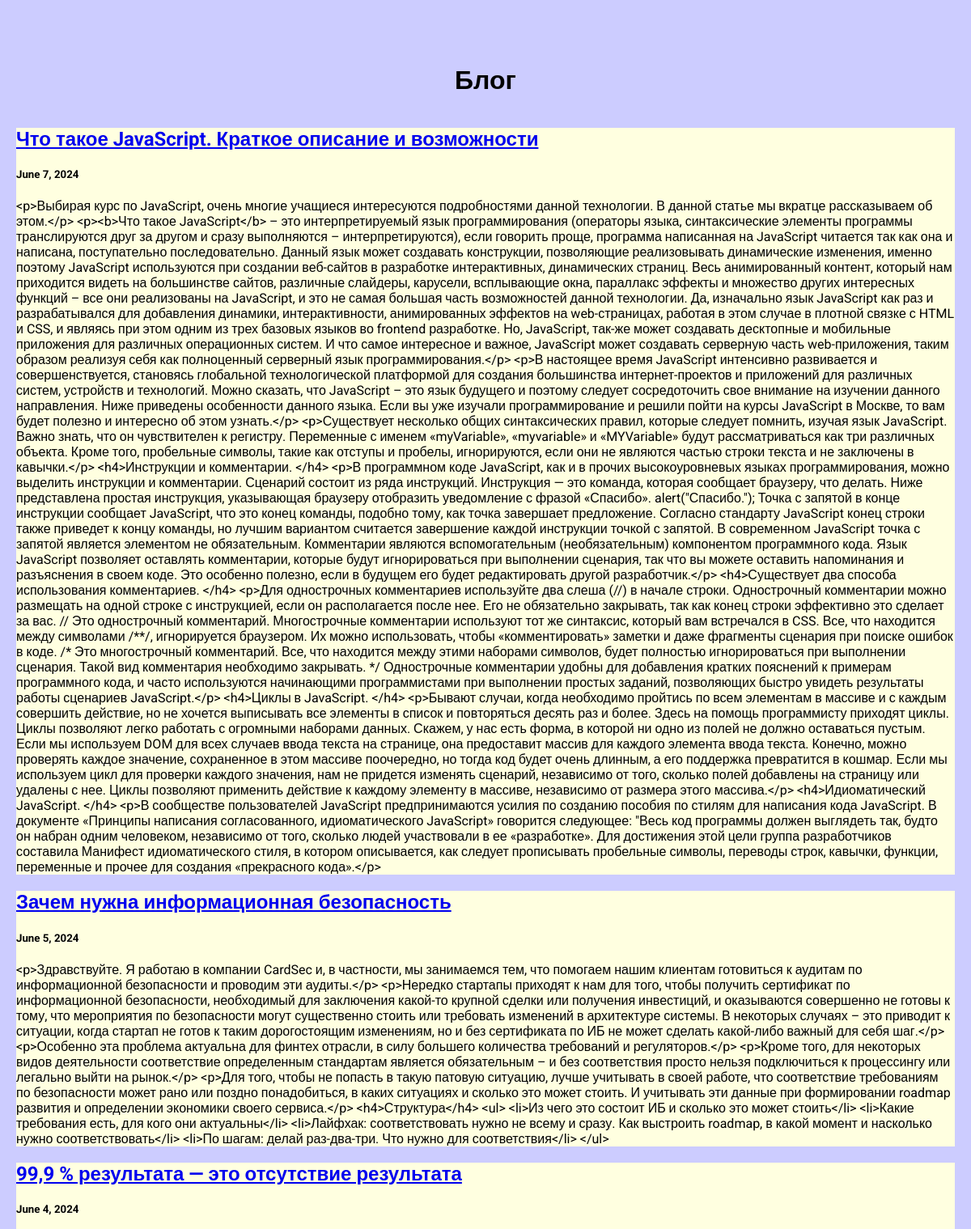
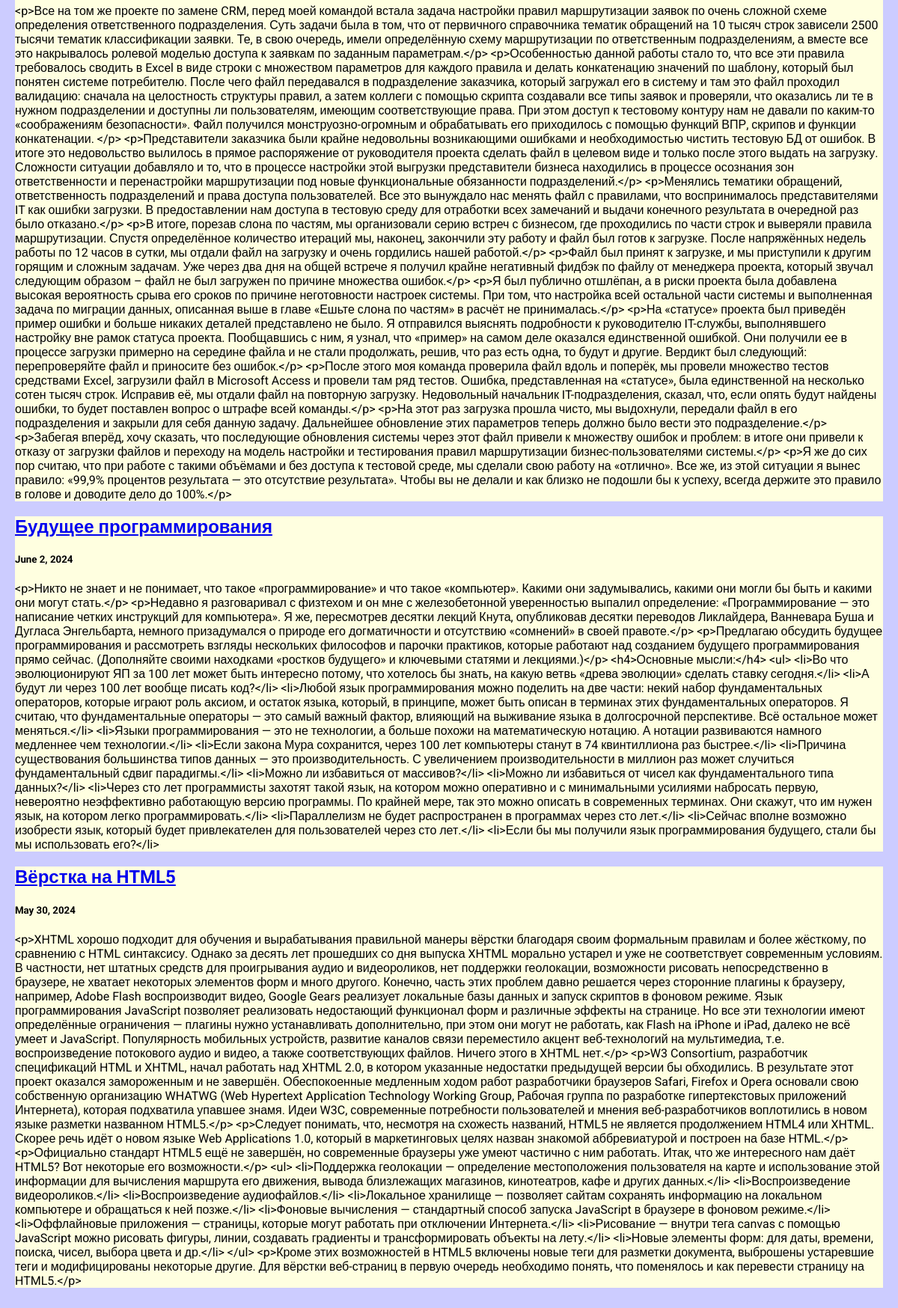
Screenshot of /blog/ with the database file from the repository (2 pictures, top to bottom).
### blog/models.py (models this page shows, shortened)
class Blog(models.Model):
    title = models.CharField(max_length=200)
    description = models.TextField()
    date = models.DateField()

### blog/views.py (the view)
# urls.py: path('', views.blogs, name="blogs"),
def blogs(request):
    blogs = Blog.objects.order_by('-date')
    return render(request, 'blog/blogs.html', {'blogs': blogs})

### blog/templates/blog/blogs.html
{%extends 'skills/base.html'%}
{%block content%}
<h1>Блог</h1>
{%for blog in blogs%}
<div class="element">
    <h2 class="top"><a href="{%url 'detail' blog.id%}">{{blog.title}}</a></h2>
    <div class="blog_text">
        <h5>{{blog.date}}</h5>
        <p>{{blog.description}}</p>
    </div>
</div>
{%endfor%}
{%endblock%}

### skills/static/css/style.css (style rules this page uses)
body { background: #CCCCFF; font-family: "Roboto", sans-serif; padding: 0; margin: 0; }
.element, .count { background: lightyellow; border: 6px solod #FFF; margin: 20px 0; }
.content h1 { text-align: center; margin: 60px 0 40px; }

### rows the page displays
Blog: title "Что такое JavaScript. Краткое описание и возможности", date "June 7, 2024", description "<p>Выбирая курс по JavaScript, очень многие учащиеся интересуются подробностями данной технологии. В данной статье мы вкратце рассказываем об этом.</p> <p><b>Что такое JavaScript</b> – это интерпретируемый язык программирования (операторы языка, синтаксические элементы программы транслируются друг за другом и сразу выполняются – интерпретируются), если говорить проще, программа написанная на JavaScript читается так как она и написана, поступательно последовательно. Данный язык может создавать конструкции, позволяющие реализовывать динамические изменения, именно поэтому JavaScript используются при создании веб-сайтов в разработке интерактивных, динамических страниц. Весь анимированный…"
Blog: title "Зачем нужна информационная безопасность", date "June 5, 2024", description "<p>Здравствуйте. Я работаю в компании CardSec и, в частности, мы занимаемся тем, что помогаем нашим клиентам готовиться к аудитам по информационной безопасности и проводим эти аудиты.</p> <p>Нередко стартапы приходят к нам для того, чтобы получить сертификат по информационной безопасности, необходимый для заключения какой-то крупной сделки или получения инвестиций, и оказываются совершенно не готовы к тому, что мероприятия по безопасности могут существенно стоить или требовать изменений в архитектуре системы. В некоторых случаях – это приводит к ситуации, когда стартап не готов к таким дорогостоящим изменениям, но и без сертификата по ИБ не может сделать какой-либо важный для себя шаг.</p>…"
Blog: title "99,9 % результата — это отсутствие результата", date "June 4, 2024", description "<p>Все на том же проекте по замене CRM, перед моей командой встала задача настройки правил маршрутизации заявок по очень сложной схеме определения ответственного подразделения. Суть задачи была в том, что от первичного справочника тематик обращений на 10 тысяч строк зависели 2500 тысячи тематик классификации заявки. Те, в свою очередь, имели определённую схему маршрутизации по ответственным подразделениям, а вместе все это накрывалось ролевой моделью доступа к заявкам по заданным параметрам.</p> <p>Особенностью данной работы стало то, что все эти правила требовалось сводить в Excel в виде строки с множеством параметров для каждого правила и делать конкатенацию значений по шаблону, который…"
Blog: title "Будущее программирования", date "June 2, 2024", description "<p>Никто не знает и не понимает, что такое «программирование» и что такое «компьютер». Какими они задумывались, какими они могли бы быть и какими они могут стать.</p> <p>Недавно я разговаривал с физтехом и он мне с железобетонной уверенностью выпалил определение: «Программирование — это написание четких инструкций для компьютера». Я же, пересмотрев десятки лекций Кнута, опубликовав десятки переводов Ликлайдера, Ванневара Буша и Дугласа Энгельбарта, немного призадумался о природе его догматичности и отсутствию «сомнений» в своей правоте.</p> <p>Предлагаю обсудить будущее программирования и рассмотреть взгляды нескольких философов и парочки практиков, которые работают над созданием будущего…"
Blog: title "Вёрстка на HTML5", date "May 30, 2024", description "<p>XHTML хорошо подходит для обучения и вырабатывания правильной манеры вёрстки благодаря своим формальным правилам и более жёсткому, по сравнению с HTML синтаксису. Однако за десять лет прошедших со дня выпуска XHTML морально устарел и уже не соответствует современным условиям. В частности, нет штатных средств для проигрывания аудио и видеороликов, нет поддержки геолокации, возможности рисовать непосредственно в браузере, не хватает некоторых элементов форм и много другого. Конечно, часть этих проблем давно решается через сторонние плагины к браузеру, например, Adobe Flash воспроизводит видео, Google Gears реализует локальные базы данных и запуск скриптов в фоновом режиме. Язык…"
